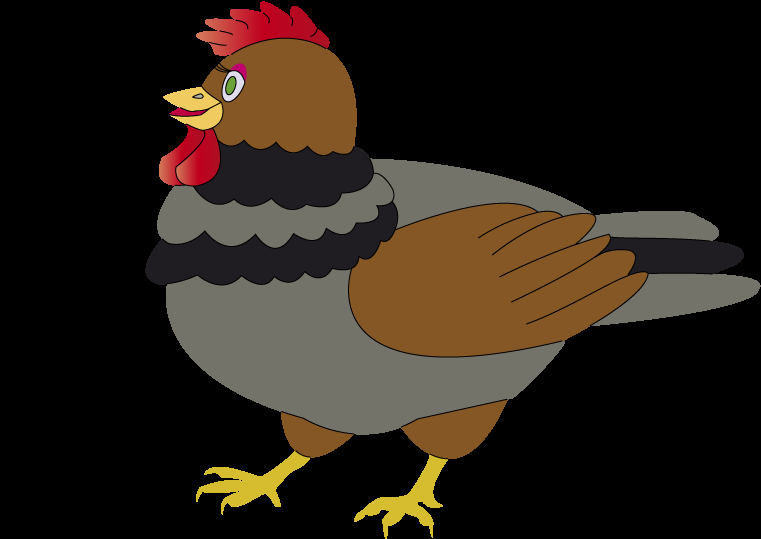
//> input picture data/lena.bmp, 761 x 539 px
$ ./mapOp3   (built with g++ and OpenCV 4)
//> lines starting //> are read from the running program, lines starting //| are printed output that depends on the picture
#include "opencv2/opencv.hpp"
#include <iostream>

using namespace cv;

String folder = "/home/usu0/ROS2/kdta_ROS2/data/";


int main()
{

    Mat img1 = imread(folder + "lena.bmp");
//> img1 is the input picture: 539 rows x 761 cols, CV_8UC3; mean B, G, R 22.7, 32.1, 40.9
    Rect rc(220, 120, 200, 200);

    Mat img2 = img1(rc);        //roi
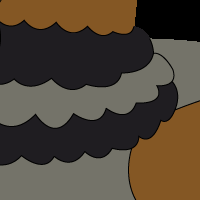
//> img2: 200 rows x 200 cols, CV_8UC3; mean B, G, R 54.7, 68.4, 79.8
    Mat img3 = img1(rc).clone(); //new image

    img2 = ~img2;
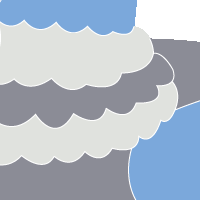
//> img2: 200 rows x 200 cols, CV_8UC3; mean B, G, R 200.3, 186.6, 175.2
    //img1.setTo(Scalar(0,255,255));


    imshow("img1", img1);
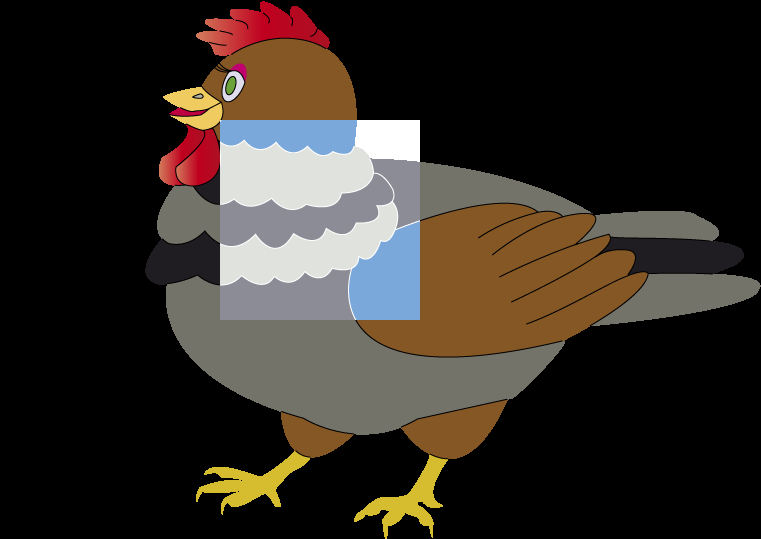
//> window 'img1': 539 rows x 761 cols, CV_8UC3; mean B, G, R 36.9, 43.6, 50.2
    imshow("img2", img2);
    imshow("img3", img3);

    waitKey(0);

    return 0;
}
